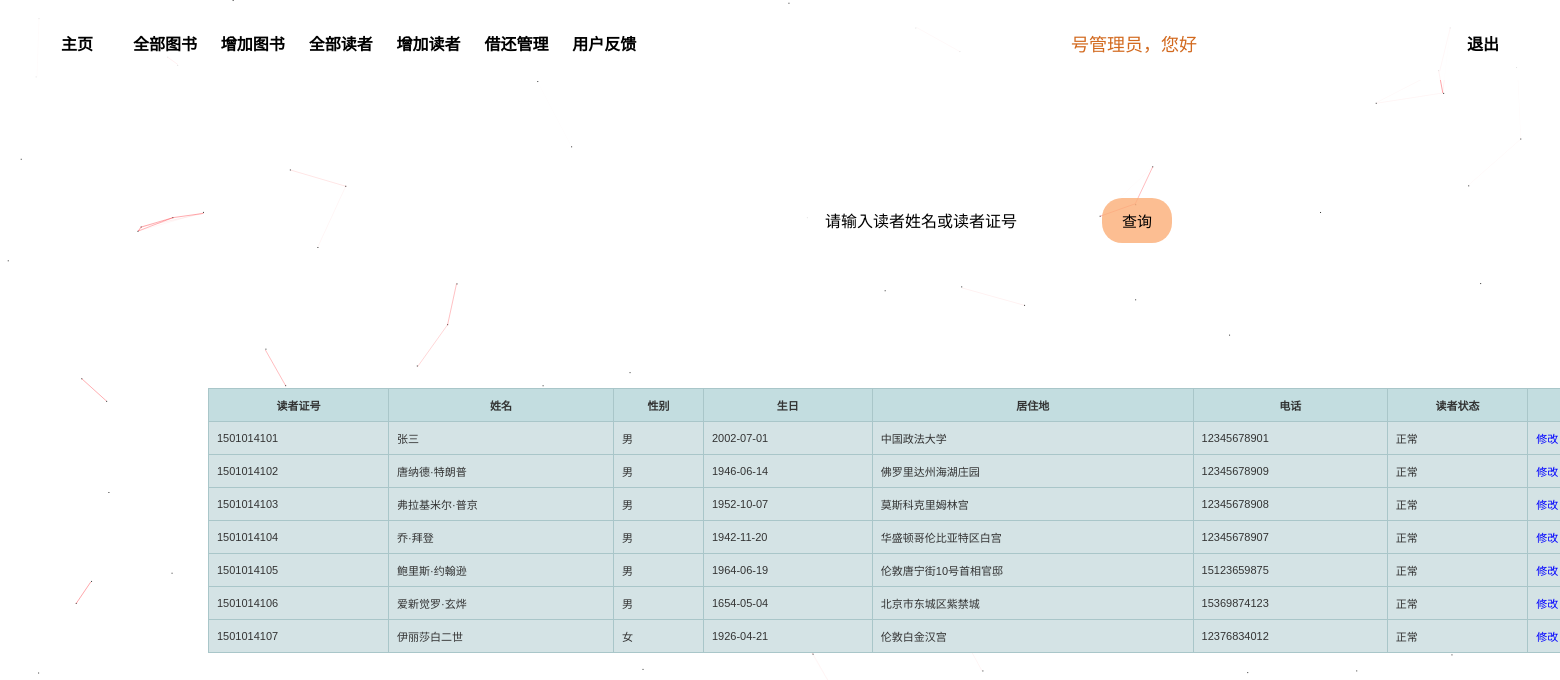
Screenshot of /admin_reader.php with the database file from the repository.
### tables this page shows
CREATE TABLE `reader_info` (
  `reader_id` int(11) NOT NULL,
  `name` varchar(16) NOT NULL,
  `sex` varchar(2) DEFAULT NULL,
  `birth` date DEFAULT NULL,
  `address` varchar(50) DEFAULT NULL,
  `telcode` varchar(11) NOT NULL,
  PRIMARY KEY (`reader_id`)
);

### admin_reader.php (the view, shortened to what this page needs)
<?php
$userid=$_SESSION['userid'];
include ('mysqli_connect.php');
?>
<!DOCTYPE html>
<html lang="en">
<head>
    <link rel="stylesheet" href="top.css">
</head>
<body>
    <div style="height: 70px;background-color: rgba(255,255,255,0.85);left: 0.5%;right: 0.5%;position:fixed;top: 10px;z-index: 9999;min-width: 800px;width: auto 0;border-radius: 20px;">
        <div class="span-content">
            <span class="titleSpan titleSpanHover" style="left: 2%;transform: translate(-2%,0);">
                <a href="admin_index.php" class="topP">主页</a>
            </span>
            <span class="titleSpan titleSpanHover" style="left: 8%;transform: translate(-8%,0);">
                <a href="admin_book.php" class="topP">全部图书</a>
            </span>
            <span class="titleSpan titleSpanHover" style="left: 14%;transform: translate(-14%,0);">
                <a href="admin_book_add.php" class="topP">增加图书</a>
            </span>
            <span class="titleSpan titleSpanHover" style="left: 20%;transform: translate(-20%,0);">
                <a href="admin_reader.php" class="topP">全部读者</a>
            </span>
            <span class="titleSpan titleSpanHover" style="left: 26%;transform: translate(-26%,0);">
                <a href="admin_reader_add.php" class="topP">增加读者</a>
            </span>
            <span class="titleSpan titleSpanHover" style="left: 32%;transform: translate(-32%,0);">
                <a href="admin_borrow_info.php" class="topP">借还管理</a>
            </span>
            <span class="titleSpan titleSpanHover" style="left: 38%;transform: translate(-38%,0);">
                <a href="admin_feedback.php" class="topP">用户反馈</a>
            </span>
            <div style="position:absolute;color: chocolate;line-height: 70px;right: 23%;font-size: 18px;"><?php echo $userid;  ?>号管理员，您好</div>
            <span class="titleSpan titleSpanHover1" style="right: 2%;transform: translate(2%,0);">
                <a class="topP1" href="index.php">退出</a>
            </span>
        </div>
    </div>
<form  action="admin_reader.php" method="POST" style="position:absolute;margin-left:50%;margin-top:10%;transform:translate(-50%,0)">
    <div id="query">
        <label ><input  name="bookquery" type="text" placeholder="请输入读者姓名或读者证号" style="height:45px;width:350px;font-size: 16px;text-align: center;outline: none;" class="inputLabel">
        <input type="submit" value="查询" class="btn btn-default" style="height:45px;width:70px;border-radius:20px;outline:none;border:none;font-size: 15px;">
    </div>
</form>
<table  class='hovertable'>
    <tr>
        <th>读者证号</th>
        <th>姓名</th>
        <th>性别</th>
        <th>生日</th>
        <th>居住地</th>
        <th>电话</th>
        <th>读者状态</th>
        <th>修改</th>
    </tr>
    <?php
    if ($_SERVER["REQUEST_METHOD"] == "POST")
    {
        $gjc = $_POST["readerquery"];
        $sql="select reader_info.reader_id, reader_info.name,sex,birth,address,telcode,card_state from reader_info,reader_card where reader_info.reader_id=reader_card.reader_id and (name like '%{$gjc}%' or reader_id like '%{$gjc}%') ;";
    }
    else{
        $sql="select reader_info.reader_id, reader_info.name, sex, birth, address, telcode, card_state
from reader_info, reader_card where reader_info.reader_id = reader_card.reader_id";
    }
    $res=mysqli_query($dbc,$sql);
    foreach ($res as $row){
        echo "<tr onmouseover=\"this.style.backgroundColor='#ffff66';\" onmouseout=\"this.style.backgroundColor='#d4e3e5';\">";
        echo "<td>{$row['reader_id']}</td>";
        echo "<td>{$row['name']}</td>";
        echo "<td>{$row['sex']}</td>";
        echo "<td>{$row['birth']}</td>";
        echo "<td>{$row['address']}</td>";
        echo "<td>{$row['telcode']}</td>";
        if($row['card_state']==1) echo "<td>正常</td>"; else echo "<td>挂失</td>";
        echo "<td><a href='admin_reader_edit.php?id={$row['reader_id']}' style=\"text-decoration: none;color:blue\">修改</a></td>";
        echo "</tr>";
    };
    ?>
</table>
</body>
</html>

### top.css (style rules this page uses)
body { min-width: 1900px; }
.titleSpan { line-height: 70px;text-align: center;font-family:Microsoft YaHei;font-weight: bold; width: 80px;position: absolute;float: left; }
.topP { color: black;text-decoration: none;display: block;width: 100%;height:auto; }
.topP1 { color: black;text-decoration: none;display: block;width: 100%;height:auto; }

### admin_reader.php (style rules this page uses)
body { background: url("imgs/adminBG.jpg") no-repeat; background-size:cover; color: rgb(223, 167, 94); background-attachment: fixed; }
table { width:1500px }
table.hovertable { font-family: verdana,arial,sans-serif; font-size:11px; color:#333333; border-width: 1px; border-color: #999999; border-collapse: collapse; margin-left:50%; margin-top:20%; transform:translate(-50%,0); position:absolute; }
table.hovertable th { background-color:#c3dde0; border-width: 1px; padding: 8px; border-style: solid; border-color: #a9c6c9; }
table.hovertable tr { background-color:#d4e3e5; }
table.hovertable td { border-width: 1px; padding: 8px; border-style: solid; border-color: #a9c6c9; }
.inputLabel { border-radius: 30px;border-style: none;background-color: rgba(255,255,255,0.85); }
.inputLabel::placeholder { text-align: center;color: black;outline: none; }
.btn-default { background-color: rgba(252, 174, 119, 0.8); }

### rows the page displays
reader_info: reader_id "1501014101", name "张三", sex "男", birth "2002-07-01", address "中国政法大学", telcode "12345678901"
reader_info: reader_id "1501014102", name "唐纳德·特朗普", sex "男", birth "1946-06-14", address "佛罗里达州海湖庄园", telcode "12345678909"
reader_info: reader_id "1501014103", name "弗拉基米尔·普京", sex "男", birth "1952-10-07", address "莫斯科克里姆林宫", telcode "12345678908"
reader_info: reader_id "1501014104", name "乔·拜登", sex "男", birth "1942-11-20", address "华盛顿哥伦比亚特区白宫", telcode "12345678907"
reader_info: reader_id "1501014105", name "鲍里斯·约翰逊", sex "男", birth "1964-06-19", address "伦敦唐宁街10号首相官邸", telcode "15123659875"
reader_info: reader_id "1501014106", name "爱新觉罗·玄烨", sex "男", birth "1654-05-04", address "北京市东城区紫禁城", telcode "15369874123"
reader_info: reader_id "1501014107", name "伊丽莎白二世", sex "女", birth "1926-04-21", address "伦敦白金汉宫", telcode "12376834012"
